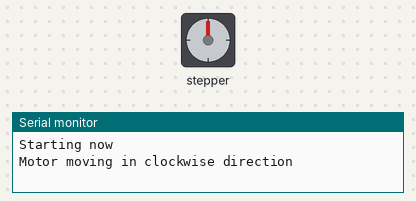
Recording of a sketch running on a simulated ESP32. On the bench: stepper motor, the last lines printed to the serial monitor. Stepper angles assume 360 steps per turn.

Above: at 0.15 s.
At 10.06 s:
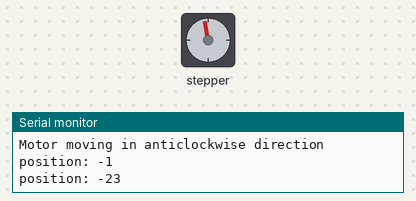
At 19.98 s:
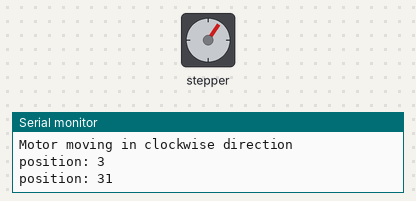
At 39.8 s:
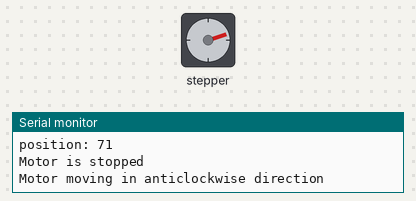
Timing chart, 0 to 40.0 s (numbered marks = the images above):
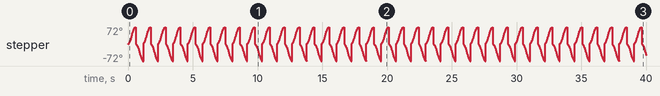

The sketch:

testing_servo.ino
```cpp
/*
 * This ESP32 code is created by esp32io.com
 * Optimized to prevent loop blocking
 */

#include <AccelStepper.h>

#define DEG_PER_STEP 5
#define STEP_PER_REVOLUTION (360 / DEG_PER_STEP)

// ESP32 pins: IN1=5, IN2=18, IN3=19, IN4=21
AccelStepper stepper(AccelStepper::FULL4WIRE, 5, 18, 19, 21);

long moveToPosition = STEP_PER_REVOLUTION;
unsigned long lastPrintTime = 0; // For non-blocking serial print timer

void setup() {
  Serial.begin(115200); // Upgraded speed from 9600 for faster execution
  Serial.println("Starting now");

  stepper.setMaxSpeed(1000.0);    // CRITICAL: You must set MaxSpeed for AccelStepper to work right
  stepper.setAcceleration(800.0); // set acceleration
  stepper.setSpeed(500);          // set initial speed
  stepper.setCurrentPosition(0);  // set position to 0

  stepper.moveTo(STEP_PER_REVOLUTION); // move motor one revolution
  Serial.println("Motor moving in clockwise direction");
}

void loop() {
  // Check if motor reached its target
  if (stepper.distanceToGo() == 0) {
    Serial.println("Motor is stopped");

    // Instead of delay(1000) which freezes everything, we handle the direction swap instantly here.
    // If you want an actual pause, it requires a non-blocking timer, but let's fix the speed first!

    stepper.setCurrentPosition(0);        // reset position to 0
    moveToPosition = -1 * moveToPosition; // reverse direction
    stepper.moveTo(moveToPosition);       // move motor one revolution

    if (moveToPosition > 0)
      Serial.println("Motor moving in clockwise direction");
    else
      Serial.println("Motor moving in anticlockwise direction");
  }

  // FIX: Only print the position every 200ms instead of every loop cycle
  if (millis() - lastPrintTime >= 200) {
    Serial.print(F("position: "));
    Serial.println(stepper.currentPosition());
    lastPrintTime = millis();
  }

  stepper.run(); // Now this can run at maximum speed!
}
```
